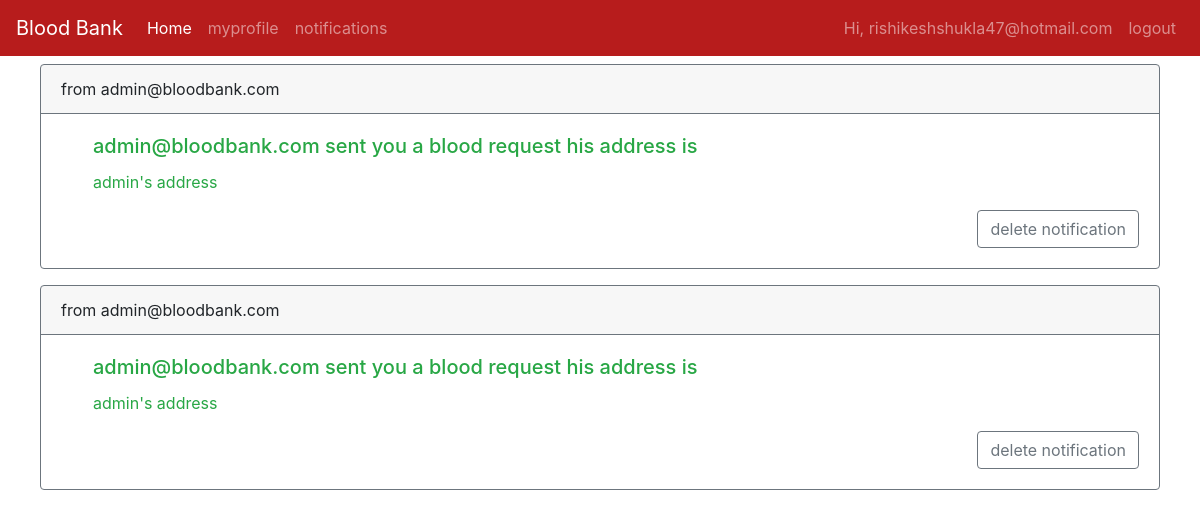
Page /notifications (signed in) on the committed database.
### tables this page shows
CREATE TABLE request (id INTEGER PRIMARY KEY AUTOINCREMENT, toemail TEXT, formemail TEXT, toname TEXT, toaddr TEXT);

### server.py (the view)
@app.route('/notifications',methods=('GET','POST'))
def notifications():
    if request.method == 'GET':
            conn = sqlite3.connect('database.db')
            print("Opened database successfully")
            conn.row_factory = sqlite3.Row
            cur = conn.cursor()
            cor = conn.cursor()
            cur.execute('select * from request where toemail=?',(session['username'],))
            cor.execute('select * from request where toemail=?',(session['username'],))
            row = cor.fetchone();
            rows = cur.fetchall();
            if row==None:
                return render_template('notifications.html')
            else:
                return render_template('notifications.html',rows=rows)

### templates/notifications.html (shortened to what this page needs)
{% extends "base.html" %}
{% block content %}
{% if rows is defined %}
{% for row in rows %}
         <div class="card text-left border-secondary mb-3 mt-2 mx-auto" style="width: 70rem;">
           <div class="card-header border-secondary">from {{row['formemail']}} </div>
          <div class="card-body text-success ml-3">
                    <h5 class="card-title ml-3">{{row['toname']}} sent you a blood request
                  his address is </h5>
                    <p class="card-text ml-3">
                          {{row['toaddr']}}
                        </p>
                        <div class="d-flex justify-content-end">
                      <a class="btn btn-outline-secondary" href = "{{url_for('deletenoti',id=row['id'])}}">delete notification</a>
                        </div>
                        </div>
                        </div>
{% endfor %}
{% endif %}
{% endblock %}

### rows in the picture
request: formemail "admin@bloodbank.com", toname "admin@bloodbank.com", toaddr "admin's address"
request: formemail "admin@bloodbank.com", toname "admin@bloodbank.com", toaddr "admin's address"

### other values in the picture
{{ session['username'] }} "rishikeshshukla47@hotmail.com"
